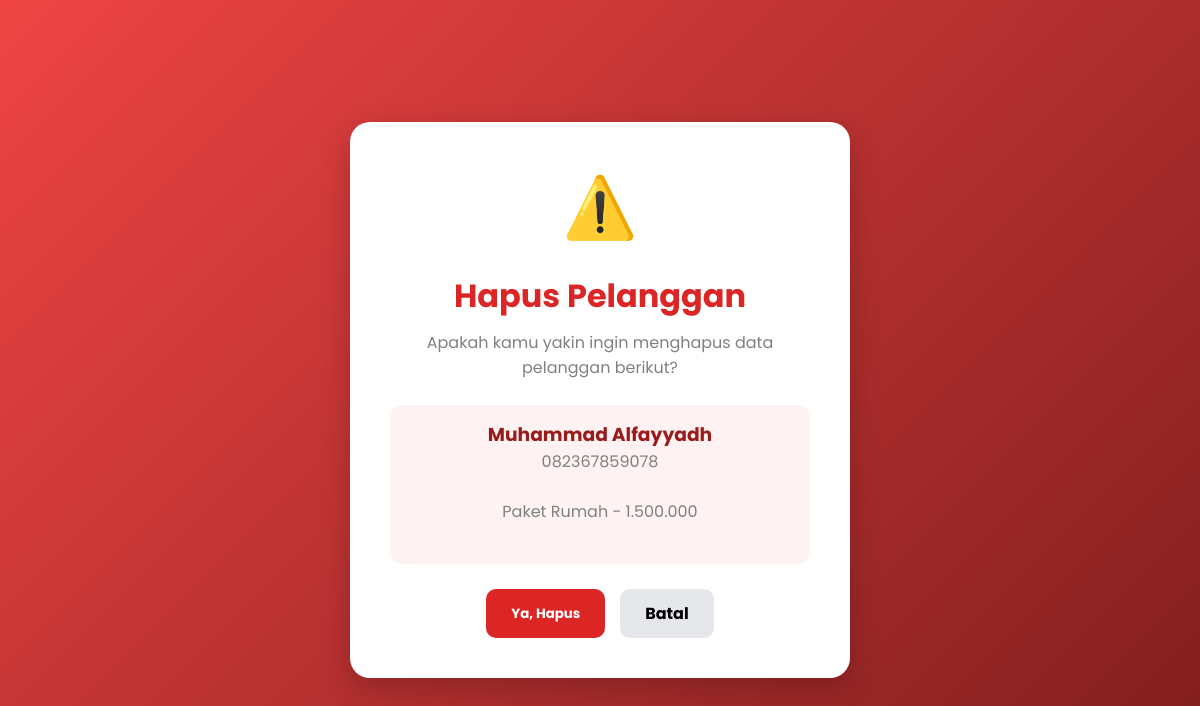
Before: /hapus/20/ with the older database file.
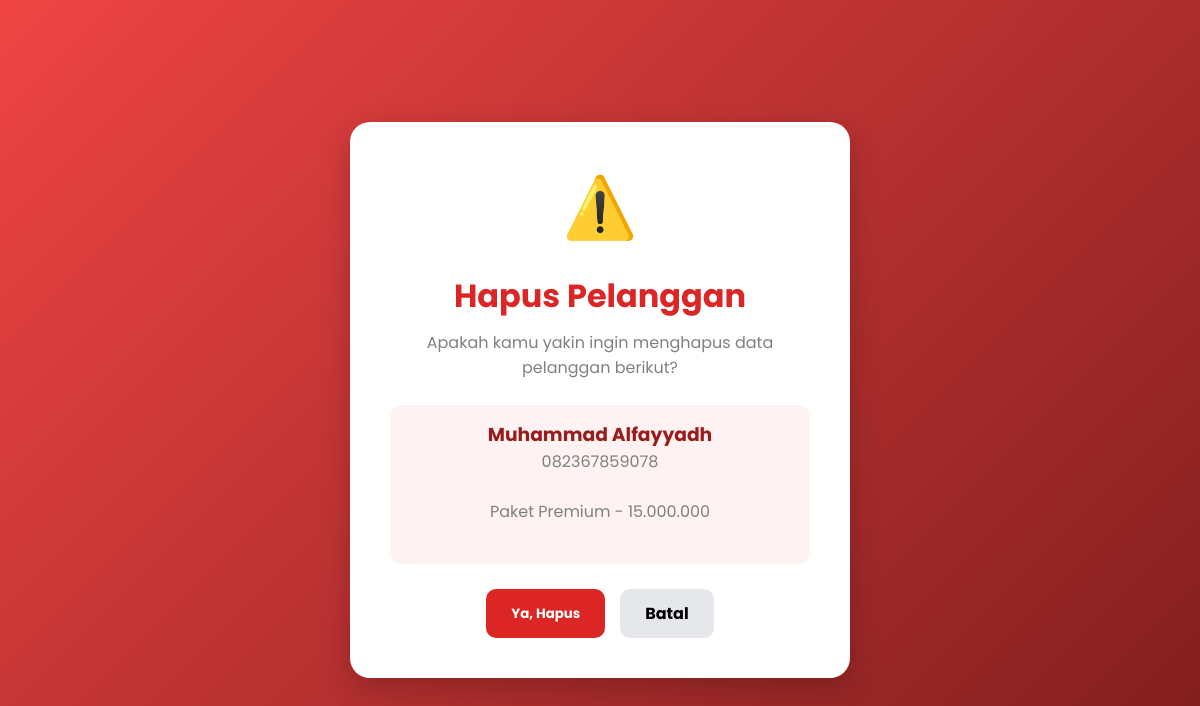
After: the same page with the newer database file.
### layanan/models.py (models this page shows, shortened)
class Pelanggan(models.Model):
    user = models.ForeignKey(
        User,
        on_delete=models.CASCADE,
        null=True,
        blank=True
    )
    STATUS_CHOICES = [
        ('Menunggu Pembayaran', 'Menunggu Pembayaran'),
        ('Menunggu Verifikasi', 'Menunggu Verifikasi'),
        ('Diproses', 'Diproses'),
        ('Selesai', 'Selesai'),
    ]
    nama = models.CharField(max_length=100)
    alamat = models.TextField()
    no_hp = models.CharField(max_length=20)
    paket = models.CharField(max_length=50)
    status = models.CharField(
        max_length=50,
        choices=STATUS_CHOICES,
        default='Menunggu Pembayaran'
    )
    bukti_pembayaran = models.ImageField(
        upload_to='bukti_pembayaran/',
        blank=True,
        null=True
    )

### layanan/views.py (the view)
# urls.py: path('hapus/<int:id>/', views.konfirmasi_hapus, name='konfirmasi_hapus'),
def konfirmasi_hapus(request, id):
    pelanggan = get_object_or_404(Pelanggan, id=id)
    return render(request, 'hapus.html', {'pelanggan': pelanggan})

### layanan/templates/hapus.html (shortened to what this page needs)
<!DOCTYPE html>
<html lang="en">
<head>
</head>
<body>
<div class="container">
    <div class="icon">⚠️</div>
    <h1>Hapus Pelanggan</h1>
    <p>Apakah kamu yakin ingin menghapus data pelanggan berikut?</p>
    <div class="customer-box">
        <h3>{{ pelanggan.nama }}</h3>
        <p>{{ pelanggan.no_hp }}</p>
        <p>{{ pelanggan.paket }}</p>
    </div>
    <form id="deleteForm" method="POST" action="{% url 'hapus_pelanggan' pelanggan.id %}">
        <div class="buttons">
            <button type="button" class="delete-btn" onclick="openModal()">
                Ya, Hapus
            </button>
            <a href="{% url 'riwayat' %}" class="cancel-btn">
                Batal
            </a>
        </div>
    </form>
</div>
</body>
</html>

Changed rows visible on the page:
changed Pelanggan "Muhammad Alfayyadh": paket "Paket Rumah - 1.500.000" → "Paket Premium - 15.000.000"
